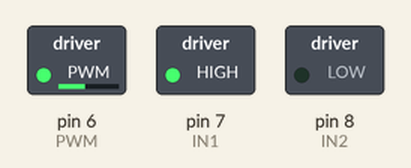
Simulated run of this sketch. Board: Arduino Uno, built with avr-gcc and run on an emulated ATmega328P. On the bench: switched loads named in the sketch (green lamp = pin HIGH). What the sketch prints to the serial monitor is not drawn.

Above: at 0.15 s.
Timing chart, 0 to 40.0 s (numbered marks = the images above):
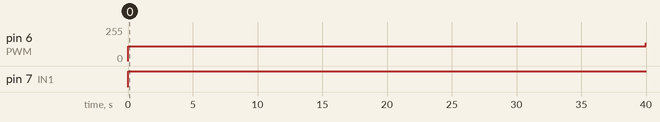

Measured:
- by itself, pin 6 (PWM): 0/255 → 112/255 at 0.00 s, → 132/255 40.0 s later
- by itself, pin 7 (IN1): LOW → HIGH at 0.00 s

The sketch:

RPM-PID.ino
```cpp
#include <util/atomic.h>
#include <TimerOne.h>

//****PID ANGULAR SPEED CONTROL FOR BRUSHED DC MOTOR UNDER NO LOAD*****
//***********ONE DIRECTION-CLOSED LOOP-USING ARDUINO UNO***************
//***********ENTER YOUR PID PARAMETERS BELOW***************************
float kp =  2.4766;  //change value of Kp
float ki = 3.5677; //change value of Ki
float kd = 0.29438; // change value of Kd

// Error signals and PID (proportional Integral Derivative) terms
float error_now, error_prev = 0, integ_now, integ_prev = 0;

#define ENCA 18
#define ENCB 19
#define IN1 7
#define IN2 8
#define PWM 6

long t_prev = 0;
int pos_prev = 0;

volatile int pos_i = 0;
volatile float velocity_i = 0;
volatile long t_i = 0;
float v1Prev = 0;
float v1Filt = 0;

int c_i = 0;
int pwr = 0;
int dir = 0;

void setMotor(int dir, int pwmVal, int pwm, int in1, int in2)
{
  analogWrite(pwm, pwmVal);
  if (dir == 1) {
    digitalWrite(in1, HIGH);
    digitalWrite(in2, LOW);
  }
  else if (dir == -1) {
    digitalWrite(in1, LOW);
    digitalWrite(in2, HIGH);
  }
  else {
    digitalWrite(in1, LOW);
    digitalWrite(in2, LOW);
  }
}

void readEncoder() {
  int b = digitalRead(ENCB);
  int increment = 0;
  if (b > 0) {
    increment = 1;
  }
  else {
    increment = -1;
  }
  pos_i = pos_i + increment;

}

void Change_RPM()
{
  c_i++;
}

void setup()
{
  Serial.begin(9600);

  pinMode(ENCA, INPUT);
  pinMode(ENCB, INPUT);
  pinMode(PWM, OUTPUT);
  pinMode(IN1, OUTPUT);
  pinMode(IN2, OUTPUT);

  Timer1.initialize(3000000);
  Timer1.attachInterrupt(Change_RPM);
  attachInterrupt(digitalPinToInterrupt(ENCA), readEncoder, RISING);
 // delay(1000);
}

void loop()
{
  float RMP_in = 45;
  int pos = 0;
  int c = 0;
  long t_now = micros();

  ATOMIC_BLOCK(ATOMIC_RESTORESTATE)
  {
    pos = pos_i;
    c = c_i;
  }

  // pwr = 250;
  // dir = 1;
  // RMP_in = (float)(pwr)*50/255;

  float t_delta = ((float)(t_now - t_prev)) / 1.0e6;
  float velocity1 = (pos - pos_prev) / t_delta;
  float v1 = (velocity1 / 1001) * 60;

  v1Filt = 0.854 * v1Filt + 0.0728 * v1 + 0.0728 * v1Prev;
  v1Prev = v1;

  error_now = RMP_in - v1Filt;
  integ_now = integ_prev + (t_delta * (error_now + error_prev) / 2);
  //doan nay ban phai doi theo dong co(he so giam toc)
  //dong co toi 50rpm he so giam toc la 78, 11 xung encoder 1 vong nen chia 78*11=858

  pwr = kp * error_now + ki * integ_now + (kd * (error_now - error_prev) / t_delta) ;
  if (pwr >= 0) dir = 1;
  else dir = -1;

  pwr = abs(pwr);

  setMotor(dir, pwr, PWM, IN1, IN2);
  //Serial.print(dir * pwr);
  //Serial.print(",");
  Serial.print(v1Filt);
  Serial.println();

  integ_prev = integ_now;
  error_prev = error_now;
  pos_prev = pos;
  t_prev = t_now;

}
```
